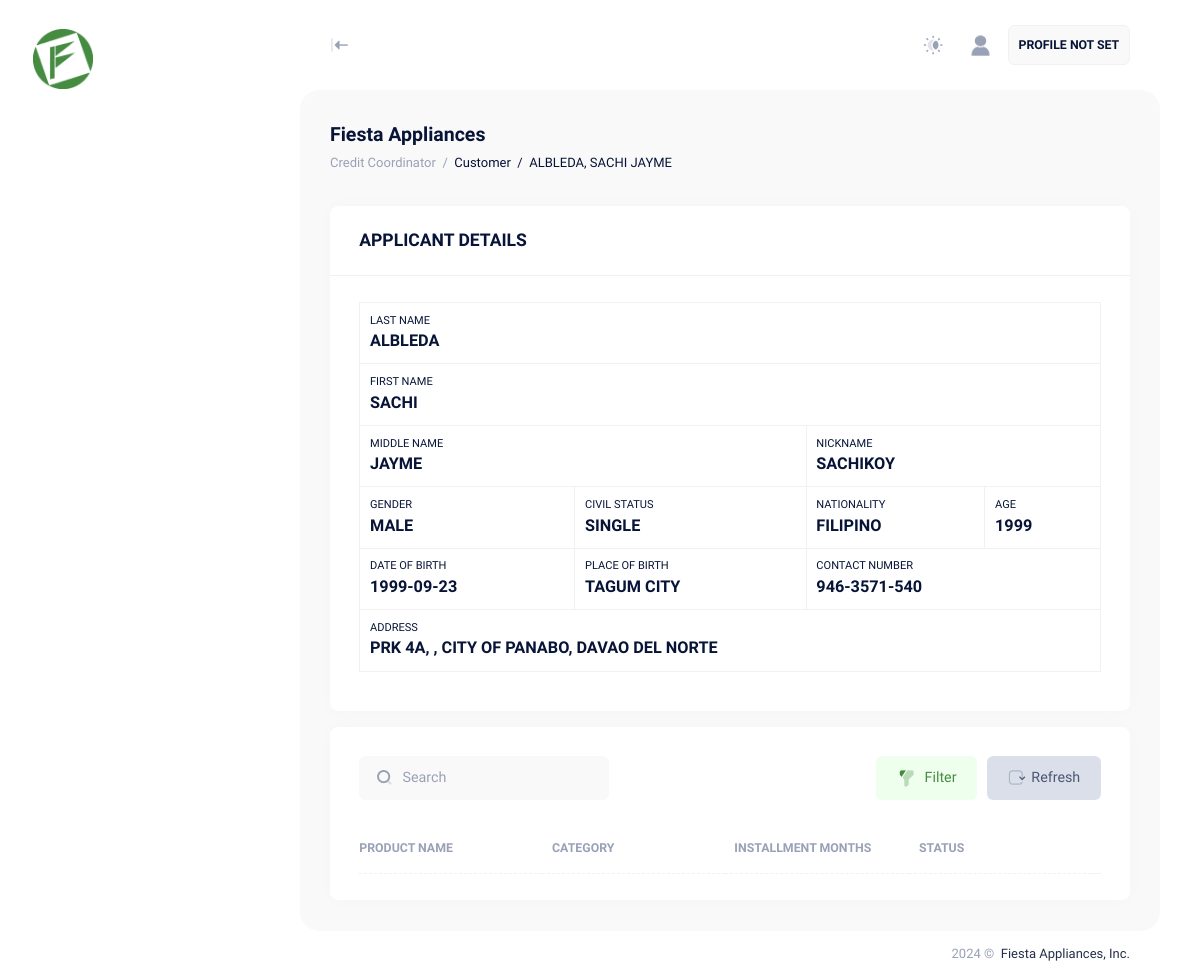
The app's page /user/cashier/customer-view.php?uid=49 (signed in), older data.
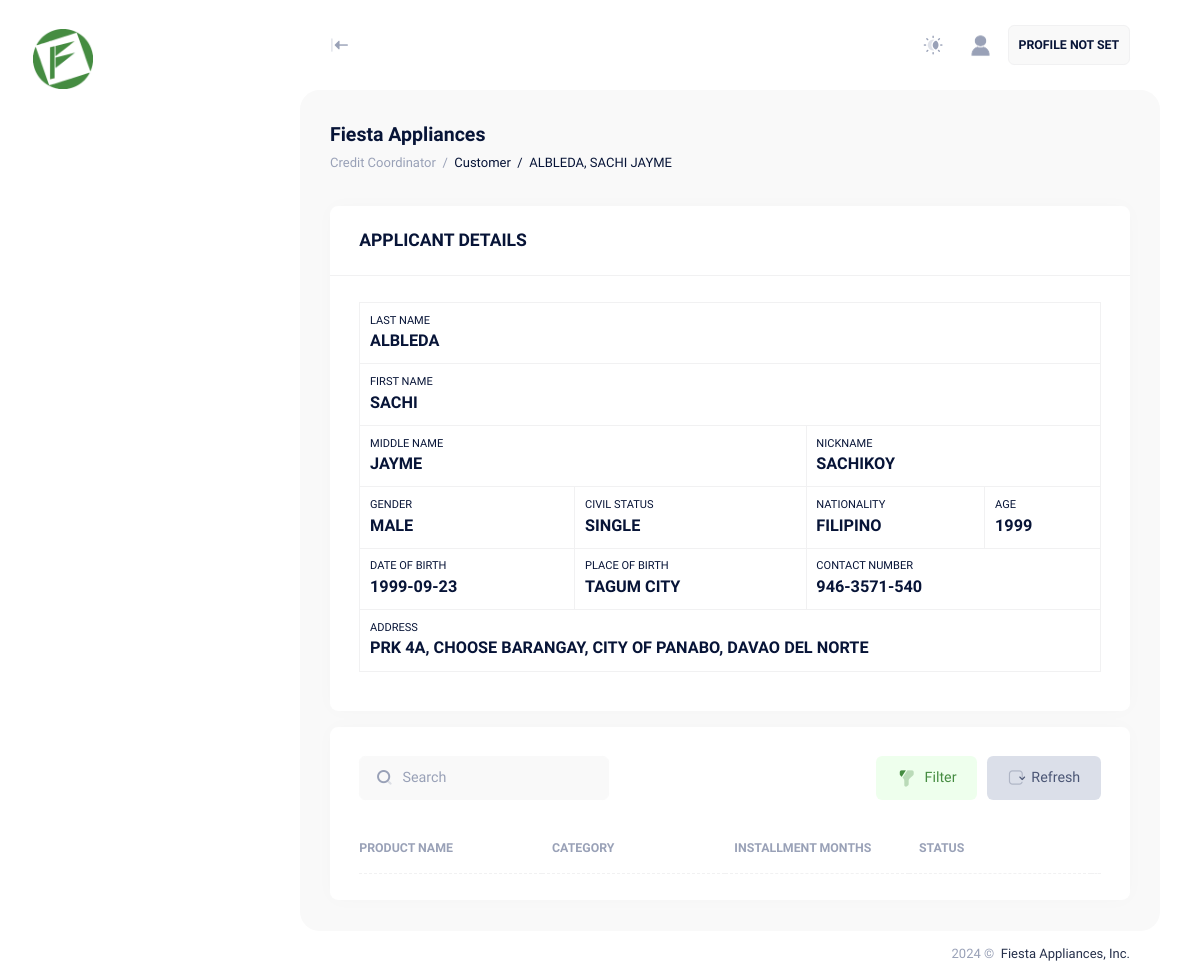
The same page, newer data.
### tables this page shows
CREATE TABLE IF NOT EXISTS `appsysusers` (
  `PK_appsysUsers` int NOT NULL AUTO_INCREMENT COMMENT 'AUTO GENERATED ID PER USER',
  `user_email` varchar(100) DEFAULT NULL COMMENT 'HASHED EMAIL',
  `user_password` longtext COMMENT 'HASHED PASSWORD',
  `user_empId` varchar(255) DEFAULT NULL COMMENT 'USER EMPLOYEE ID',
  `user_recoveryCode` varchar(255) DEFAULT NULL COMMENT 'HASHED RECOVERY CODE',
  `user_activationCode` varchar(255) DEFAULT NULL COMMENT 'HASHED ACTIVATION CODE',
  `user_secret` varchar(255) DEFAULT NULL,
  `isSecret` bit(1) DEFAULT NULL,
  `isActivated` bit(1) DEFAULT NULL,
  `isDisabled` bit(1) DEFAULT NULL,
  `isDeactivated` bit(1) DEFAULT NULL,
  `isAdmin` bit(1) DEFAULT NULL,
  `isCustomer` bit(1) DEFAULT NULL,
  `isBranchManager` bit(1) DEFAULT NULL,
  `isCreditInvestigator` bit(1) DEFAULT NULL,
  `isCreditCoordinator` bit(1) DEFAULT NULL,
  `isCashier` bit(1) DEFAULT NULL,
  `userLastname` longtext,
  `userFirstName` varchar(500) DEFAULT NULL,
  `userMiddleName` varchar(500) DEFAULT NULL,
  `userNickName` varchar(500) DEFAULT NULL,
  `userGender` int DEFAULT NULL,
  `userCivilStatus` varchar(500) DEFAULT NULL,
  `userNationality` varchar(500) DEFAULT NULL,
  `userAge` int DEFAULT NULL,
  `userDateofBirth` date DEFAULT NULL,
  `userPlaceofBirth` longtext,
  `userContactNumber` varchar(500) DEFAULT NULL,
  `userAddress` longtext,
  `userRegionCode` varchar(50) DEFAULT NULL,
  `userRegion` varchar(255) DEFAULT NULL,
  `userProvinceCode` varchar(50) DEFAULT NULL,
  `userProvince` varchar(255) DEFAULT NULL,
  `userCityCode` varchar(50) DEFAULT NULL,
  `userCity` varchar(255) DEFAULT NULL,
  `userBarangayCode` varchar(50) DEFAULT NULL,
  `userBarangay` varchar(255) DEFAULT NULL,
  `userFullName` varchar(500) DEFAULT NULL,
  `isProfileFilled` bit(1) DEFAULT NULL,
  `isSpouseFilled` bit(1) DEFAULT NULL,
  `isHomeOwnershipFilled` bit(1) DEFAULT NULL,
  `isEmploymentFilled` bit(1) DEFAULT NULL,
  `isPersonalPrefFilled` bit(1) DEFAULT NULL,
  `isChildrenFilled` bit(1) DEFAULT NULL,
  `isRelativesFilled` bit(1) DEFAULT NULL,
  `isNeighborFilled` bit(1) DEFAULT NULL,
  `isNew` int DEFAULT NULL,
  `isCiApproved` int DEFAULT NULL,
  `isCoordinatorApproved` int DEFAULT NULL,
  PRIMARY KEY (`PK_appsysUsers`) USING BTREE
);

### user/cashier/customer-view.php (the view, shortened to what the changed rows need)
<?php
include '../../app/sessions/CashierSession.php';
try {
    $conn = new PDO("mysql:host=$fa_dbserver;dbname=$fa_dbname", $fa_dbuser, $fa_dbpassword);
    $conn->setAttribute(PDO::ATTR_ERRMODE, PDO::ERRMODE_EXCEPTION);
    $uid = $_GET["uid"];
    $user = $conn->prepare("SELECT * FROM appsysusers WHERE isCustomer = 1 AND PK_appsysUsers = '$uid'");
    $user->execute();
    $ruser = $user->fetch(PDO::FETCH_ASSOC);
} catch (PDOException $e) {
    echo "Error: " . $e->getMessage();
}
?>
<!DOCTYPE html>
<html lang="en">
<head>
    <link href="../../assets/plugins/custom/leaflet/leaflet.bundle.css" rel="stylesheet" type="text/css" />
    <link href="../../assets/plugins/custom/datatables/datatables.bundle.css" rel="stylesheet" type="text/css" />
    <link href="../../assets/plugins/global/plugins.bundle.css" rel="stylesheet" type="text/css" />
    <link href="../../assets/css/style.bundle.css" rel="stylesheet" type="text/css" />
    <link href="../../assets/css/custom.bundle.css" rel="stylesheet" type="text/css" />
</head>
<body id="kt_body" class="header-fixed header-tablet-and-mobile-fixed toolbar-enabled aside-fixed aside-default-enabled user-select-none">
    <div class="d-flex flex-column flex-root">
        <div class="page d-flex flex-row flex-column-fluid">
            <div class="wrapper d-flex flex-column flex-row-fluid" id="kt_wrapper">
                <div class="content fs-6 d-flex flex-column flex-column-fluid" id="kt_content">
                    <div class="toolbar" id="kt_toolbar">
                        <div class=" container-fluid  d-flex flex-stack flex-wrap flex-sm-nowrap">
                            <div class="d-flex flex-column align-items-start justify-content-center flex-wrap me-2">
                                <h1 class="text-dark fw-bold my-1 fs-2">
                                    Fiesta Appliances <small class="text-muted fs-6 fw-normal ms-1"></small>
                                </h1>
                                <ul class="breadcrumb fw-semibold fs-base my-1">
                                    <li class="breadcrumb-item text-muted">
                                        Credit Coordinator
                                    </li>
                                    <li class="breadcrumb-item text-dark">
                                        <a href="customer.php" class="text-dark">Customer</a>
                                    </li>
                                    <li class="breadcrumb-item text-dark">
                                        <?php if ($ruser["userFullName"] != "") { ?>
                                            <?php echo $ruser["userFullName"]; ?>
                                        <?php } else { ?>
                                            PROFILE NOT SET
                                        <?php } ?>
                                    </li>
                                </ul>
                            </div>
                        </div>
                    </div>
                    <div class="post fs-6 d-flex flex-column-fluid" id="kt_post">
                        <div class="container-fluid">
                            <div class="row g-5">
                                <div class="col-xl-12 order-lg-0">
                                    <div class="card">
                                        <div class="card-body">
                                            <table class="table table-bordered">
                                                <tr>
                                                    <td colspan="4">
                                                        <div class="d-flex flex-column">
                                                            <span class="fs-8">LAST NAME</span>
                                                            <span class="fw-bolder fs-4"><?php echo $ruser["userLastname"] ?></span>
                                                        </div>
                                                    </td>
                                                </tr>
                                                <tr>
                                                    <td colspan="4">
                                                        <div class="d-flex flex-column">
                                                            <span class="fs-8">FIRST NAME</span>
                                                            <span class="fw-bolder fs-4"><?php echo $ruser["userFirstName"] ?></span>
                                                        </div>
                                                    </td>
                                                </tr>
                                                <tr>
                                                    <td colspan="2">
                                                        <div class="d-flex flex-column">
                                                            <span class="fs-8">MIDDLE NAME</span>
                                                            <span class="fw-bolder fs-4"><?php echo $ruser["userMiddleName"] ?></span>
                                                        </div>
                                                    </td>
                                                    <td colspan="2">
                                                        <div class="d-flex flex-column">
                                                            <span class="fs-8">NICKNAME</span>
                                                            <span class="fw-bolder fs-4"><?php echo $ruser["userNickName"] ?></span>
                                                        </div>
                                                    </td>
                                                </tr>
                                                <tr>
                                                    <td>
                                                        <div class="d-flex flex-column">
                                                            <span class="fs-8">CIVIL STATUS</span>
                                                            <span class="fw-bolder fs-4"><?php echo $ruser["userCivilStatus"] ?></span>
                                                        </div>
                                                    </td>
                                                    <td>
                                                        <div class="d-flex flex-column">
                                                            <span class="fs-8">NATIONALITY</span>
                                                            <span class="fw-bolder fs-4"><?php echo $ruser["userNationality"] ?></span>
                                                        </div>
                                                    </td>
                                                    <td>
                                                        <div class="d-flex flex-column">
                                                            <span class="fs-8">AGE</span>
                                                            <span class="fw-bolder fs-4"><?php echo $ruser["userAge"] ?></span>
                                                        </div>
                                                    </td>
                                                </tr>
                                                <tr>
                                                    <td>
                                                        <div class="d-flex flex-column">
                                                            <span class="fs-8">DATE OF BIRTH</span>
                                                            <span class="fw-bolder fs-4"><?php echo $ruser["userDateofBirth"] ?></span>
                                                        </div>
                                                    </td>
                                                    <td>
                                                        <div class="d-flex flex-column">
                                                            <span class="fs-8">PLACE OF BIRTH</span>
                                                            <span class="fw-bolder fs-4"><?php echo $ruser["userPlaceofBirth"] ?></span>
                                                        </div>
                                                    </td>
                                                    <td colspan="2">
                                                        <div class="d-flex flex-column">
                                                            <span class="fs-8">CONTACT NUMBER</span>
                                                            <span class="fw-bolder fs-4"><?php echo $ruser["userContactNumber"] ?></span>
                                                        </div>
                                                    </td>
                                                </tr>
                                                <tr>
                                                    <td colspan="4">
                                                        <div class="d-flex flex-column">
                                                            <span class="fs-8">ADDRESS</span>
                                                            <span class="fw-bolder fs-4"><?php echo $ruser["userAddress"] . ", " . $ruser["userBarangay"] . ", " . $ruser["userCity"] . ", " . $ruser["userProvince"] ?></span>
                                                        </div>
                                                    </td>
                                                </tr>
                                            </table>
                                        </div>
                                    </div>
                                </div>
                                <div class="col-xl-12">
                                    <div class="card">
                                        <div class="card-body py-4">
                                            <table class="table align-middle table-row-dashed fs-6 gy-5 text-nowrap"
                                                id="tb_installment">
                                                <thead>
                                                    <tr class="text-start text-muted fw-bold fs-7 text-uppercase gs-0">
                                                        <th class="w-25">Product Name</th>
                                                        <th class="w-25">Category</th>
                                                        <th class="w-25">Installment Months</th>
                                                        <th class="w-25">Status</th>
                                                        <th class=""></th>
                                                    </tr>
                                                </thead>
                                            </table>
                                        </div>
                                    </div>
                                </div>
                            </div>
                        </div>
                    </div>
                </div>
            </div>
        </div>
    </div>
</body>
</html>

Row changes from the older to the newer data that the page shows:
changed appsysusers "ALBLEDA": userBarangay (not shown) → "CHOOSE BARANGAY"
